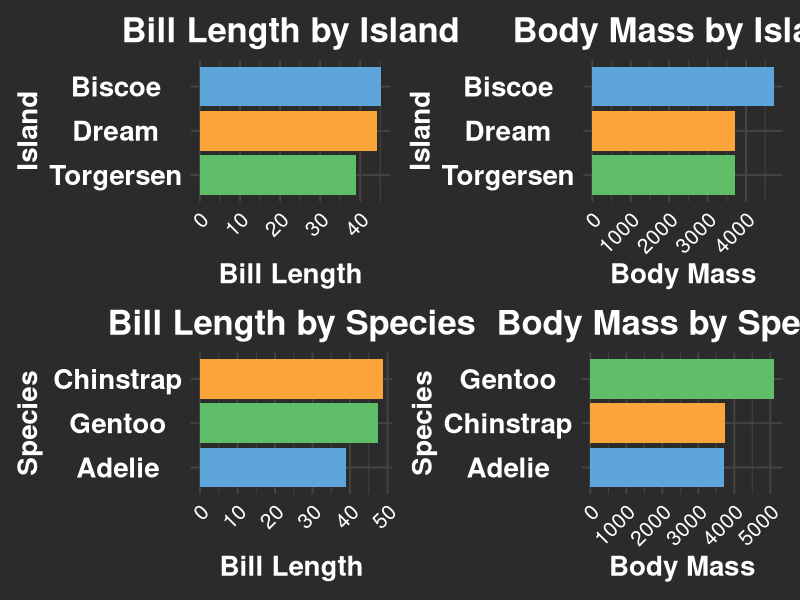

The R source for this figure:
# Charge libraries
library(tidyverse)
library(palmerpenguins)
library(dplyr)
library(base)
library(patchwork)

# Charge dataset
View(penguins)

# Clean and manipulate data
data_per_specie = penguins |> 
  drop_na() |> 
  group_by(species) |> 
  summarise(average_bill_length = mean(bill_length_mm), average_body_mass_g = mean(body_mass_g))

data_per_island = penguins |> 
  drop_na() |> 
  group_by(island) |> 
  summarise(average_bill_length = mean(bill_length_mm), average_body_mass_g = mean(body_mass_g))

# Create a data visualization
plot1 = data_per_island |> 
  ggplot() + 
  geom_col(aes(average_bill_length, y = reorder(island, average_bill_length), fill = island)) + 
  scale_fill_manual(values = c("#5DA5DA", "#FAA43A", "#60BD68"))+
  labs(fill = "Island", title = "Bill Length by Island", x = "Bill Length", y = "Island") +
  theme_minimal(base_size = 14) +
  theme(plot.title = element_text(hjust = 0.5, size = 25, face = 'bold', color = 'white'),
axis.text.x = element_text(size = 15, angle = 45, hjust = 1, color = 'white'), 
axis.text.y = element_text(size = 20, hjust = 0.5, face = 'bold', color = 'white'),
axis.title.x = element_text(size = 20, face = 'bold', color = 'white'),
axis.title.y = element_text(size = 20, face = 'bold', color = 'white'),
plot.background = element_rect(fill = "#2B2B2B", color = NA ),
panel.background = element_rect(fill = '#2B2B2B', color = NA),
panel.grid       = element_line(color = "#444444"),
legend.position = "none")

plot2 = data_per_island |> 
  ggplot() + 
  geom_col(aes(average_body_mass_g, y = reorder(island, average_body_mass_g), fill = island)) +
  scale_fill_manual(values = c("#5DA5DA", "#FAA43A", "#60BD68"))+
  labs(fill = "Island", title = "Body Mass by Island", x = "Body Mass", y = "Island") +
  theme_minimal(base_size = 14) +
  theme(plot.title = element_text(hjust = 0.5, size = 25, face = 'bold', color = 'white'),
axis.text.x = element_text(size = 15, angle = 45, hjust = 1, color = 'white'), 
axis.text.y = element_text(size = 20, hjust = 0.5, face = 'bold', color = 'white'),
axis.title.x = element_text(size = 20, face = 'bold', color = 'white'),
axis.title.y = element_text(size = 20, face = 'bold', color = 'white'),
plot.background = element_rect(fill = "#2B2B2B", color = NA ),
panel.background = element_rect(fill = '#2B2B2B', color = NA),
panel.grid       = element_line(color = "#444444"),
legend.position = "none")

plot3 = data_per_specie |> 
  ggplot() + 
  geom_col(aes(average_bill_length, y = reorder(species, average_bill_length), fill = species)) +
  scale_fill_manual(values = c("#5DA5DA", "#FAA43A", "#60BD68"))+
  labs(fill = "Species", title = "Bill Length by Species", x = "Bill Length", y = "Species") +
  theme_minimal(base_size = 14) +
  theme(plot.title = element_text(hjust = 0.5, size = 25, face = 'bold', color = 'white'),
axis.text.x = element_text(size = 15, angle = 45, hjust = 1, color = 'white'), 
axis.text.y = element_text(size = 20, hjust = 0.5, face = 'bold', color = 'white'),
axis.title.x = element_text(size = 20, face = 'bold', color = 'white'),
axis.title.y = element_text(size = 20, face = 'bold', color = 'white'),
plot.background = element_rect(fill = "#2B2B2B", color = NA ),
panel.background = element_rect(fill = '#2B2B2B', color = NA),
panel.grid       = element_line(color = "#444444"),
legend.position = "none")

plot4 = data_per_specie |> 
  ggplot() + 
  geom_col(aes(average_body_mass_g, y = reorder(species, average_body_mass_g), fill = species)) +
  scale_fill_manual(values = c("#5DA5DA", "#FAA43A", "#60BD68"))+
  labs(fill = "Species", title = "Body Mass by Species", x = "Body Mass", y = "Species") +
  theme_minimal(base_size = 14) +
  theme(plot.title = element_text(hjust = 0.5, size = 25, face = 'bold', color = 'white'),
axis.text.x = element_text(size = 15, angle = 45, hjust = 1, color = 'white'), 
axis.text.y = element_text(size = 20, hjust = 0.5, face = 'bold', color = 'white'),
axis.title.x = element_text(size = 20, face = 'bold', color = 'white'),
axis.title.y = element_text(size = 20, face = 'bold', color = 'white'),
plot.background = element_rect(fill = "#2B2B2B", color = NA ),
panel.background = element_rect(fill = '#2B2B2B', color = NA),
panel.grid       = element_line(color = "#444444"),
legend.position = "none")

penguin_dashboard = (plot1 + plot2) / (plot3 + plot4)
penguin_dashboard & theme(plot.background = element_rect(fill = "#2B2B2B", color = NA),
panel.border = element_blank())
